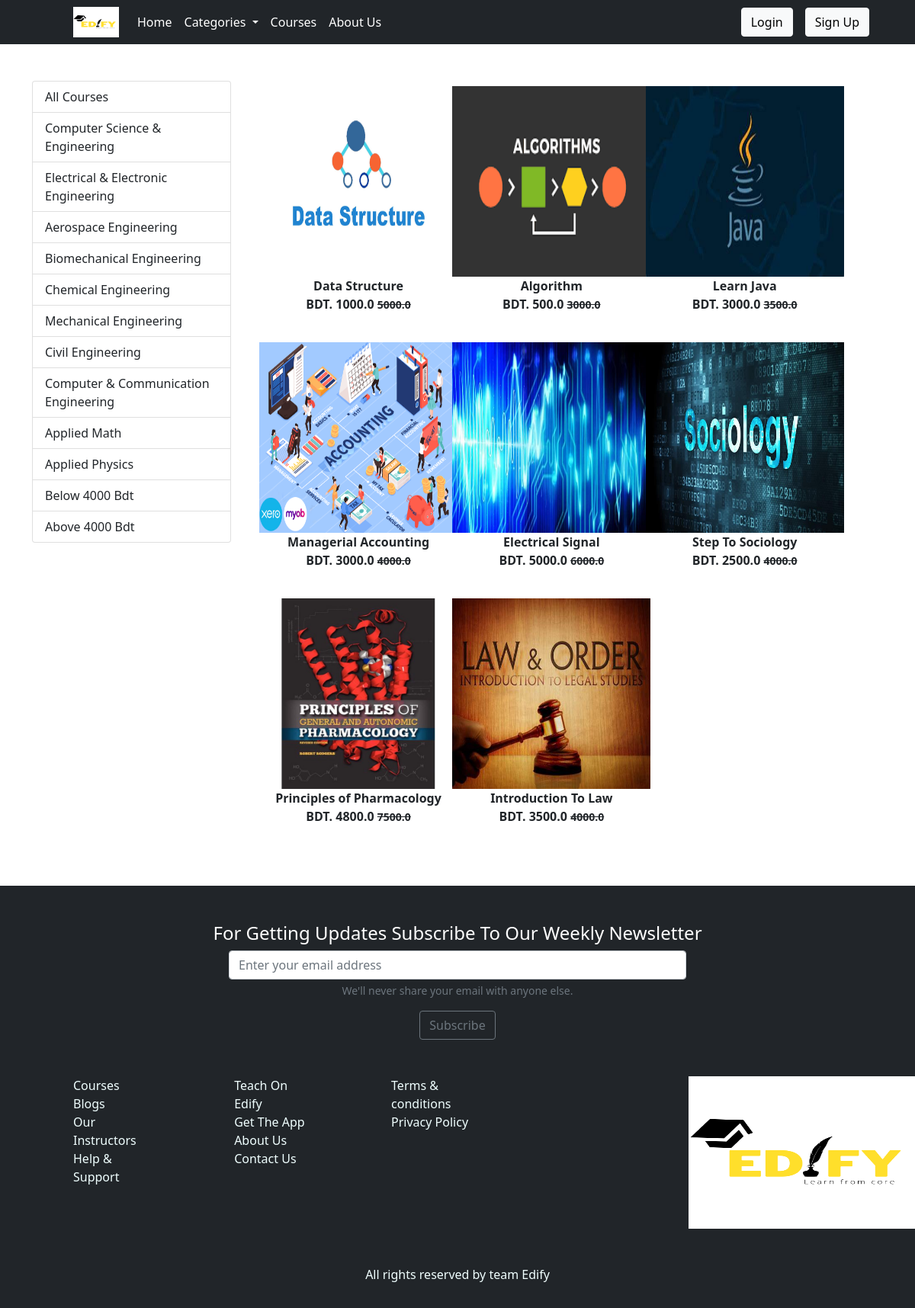
Page /courses/ on the committed database.
### app/models.py (models this page shows, shortened)
class Course(models.Model):
    title = models.CharField(max_length=200)
    selling_price = models.FloatField()
    discounted_price = models.FloatField()
    description = models.TextField()
    instructor = models.CharField(max_length=100)
    category = models.CharField(choices=CATEGORY_CHOICES,max_length=150)
    product_image = models.ImageField(upload_to='courseimg')

### app/views.py (the view)
# urls.py: path('courses/', views.courses, name='courses'),
def courses(request, data=None):
    if data == None:
        courseShow = Course.objects.filter(category="Computer Science & Engineering")
    elif data == 'ComputerScience&Engineering' or data == 'Electrical&ElectronicEngineering' or data == 'AerospaceEngineering' or data == 'BiomechanicalEngineering' or data == 'ChemicalEngineering' or data == 'MechanicalEngineering' or data == 'CivilEngineering' or data == 'Computer&CommunicationEngineering' or data == 'AppliedMath' or data == 'AppliedPhysics':
        courseShow = Course.objects.filter(category=data)
    elif data == 'below':
        courseShow = Course.objects.filter(discounted_price__lt=4000)
    elif data == 'above':
        courseShow = Course.objects.filter(discounted_price__gt=4000)
    return render(request, 'app/courses.html', {'courseShow': courseShow})

### app/templates/app/courses.html (shortened to what this page needs)
{% extends 'app/base.html' %}
{% load static %}
{% block main-content %}
<div class="container my-5">
 <div class="row">
  <div class="col-sm-3">
      <div class="list-group">
          <a href="{% url 'courses'  %}" class="list-group-item list-group-item-action" area-current="true">All Courses</a>
          <a href="{% url 'coursesData' 'Computer  Science & Engineering' %}" class="list-group-item list-group-item-action" area-current="true">Computer Science & Engineering</a>
          <a href="{% url 'coursesData' 'Electrical & Electronic Engineering' %}" class="list-group-item list-group-item-action" area-current="true">Electrical & Electronic Engineering</a>
          <a href="{% url 'coursesData' 'Aerospace Engineering' %}" class="list-group-item list-group-item-action" area-current="true">Aerospace Engineering</a>
          <a href="{% url 'coursesData' 'Biomechanical Engineering' %}" class="list-group-item list-group-item-action" area-current="true">Biomechanical Engineering</a>
          <a href="{% url 'coursesData' 'Chemical Engineering' %}" class="list-group-item list-group-item-action" area-current="true">Chemical Engineering</a>
          <a href="{% url 'coursesData' 'Mechanical Engineering' %}" class="list-group-item list-group-item-action" area-current="true">Mechanical Engineering</a>
          <a href="{% url 'coursesData' 'Civil Engineering' %}" class="list-group-item list-group-item-action" area-current="true">Civil Engineering</a>
          <a href="{% url 'coursesData' 'Computer & Communication Engineering' %}" class="list-group-item list-group-item-action" area-current="true">Computer & Communication Engineering</a>
          <a href="{% url 'coursesData' 'Applied Math' %}" class="list-group-item list-group-item-action" area-current="true">Applied Math</a>
          <a href="{% url 'coursesData' 'Applied Physics' %}" class="list-group-item list-group-item-action" area-current="true">Applied Physics</a>
          <a href="{% url 'coursesData' 'below' %}" class="list-group-item list-group-item-action" area-current="true">Below 4000 Bdt</a>
          <a href="{% url 'coursesData' 'above' %}" class="list-group-item list-group-item-action" area-current="true">Above 4000 Bdt</a>
      </div>
  </div>
  <div class="col-sm-8 ">
   <div class="row">
       {% for course in courseShow %}
       <div class="col-sm-4 text-center mb-4 ">
           <a href="{% url 'course-detail' course.id %}" class="btn ">
               <div class="item">
                   <img src="{{course.product_image.url}}" height="250px" width="260px"alt="">
                   <div class="fw-bold">
                    {{course.title}}
                   </div>
                   <div class="fw-bold">
                    BDT. {{course.discounted_price}}
                    <small class="fw-bold text-decoration-line-through">
                    {{course.selling_price}}
                   </small>
                   </div>
               </div>
           </a>
       </div>
       {% endfor %}
   </div>
  </div>
 </div>
</div>
{% endblock main-content %}

### rows in the picture
Course: product_image (picture), title "Data Structure", discounted_price "1000.0", selling_price "5000.0"
Course: product_image (picture), title "Algorithm", discounted_price "500.0", selling_price "3000.0"
Course: product_image (picture), title "Learn Java", discounted_price "3000.0", selling_price "3500.0"
Course: product_image (picture), title "Managerial Accounting", discounted_price "3000.0", selling_price "4000.0"
Course: product_image (picture), title "Electrical Signal", discounted_price "5000.0", selling_price "6000.0"
Course: product_image (picture), title "Step To Sociology", discounted_price "2500.0", selling_price "4000.0"
Course: product_image (picture), title "Principles of Pharmacology", discounted_price "4800.0", selling_price "7500.0"
Course: product_image (picture), title "Introduction To Law", discounted_price "3500.0", selling_price "4000.0"
